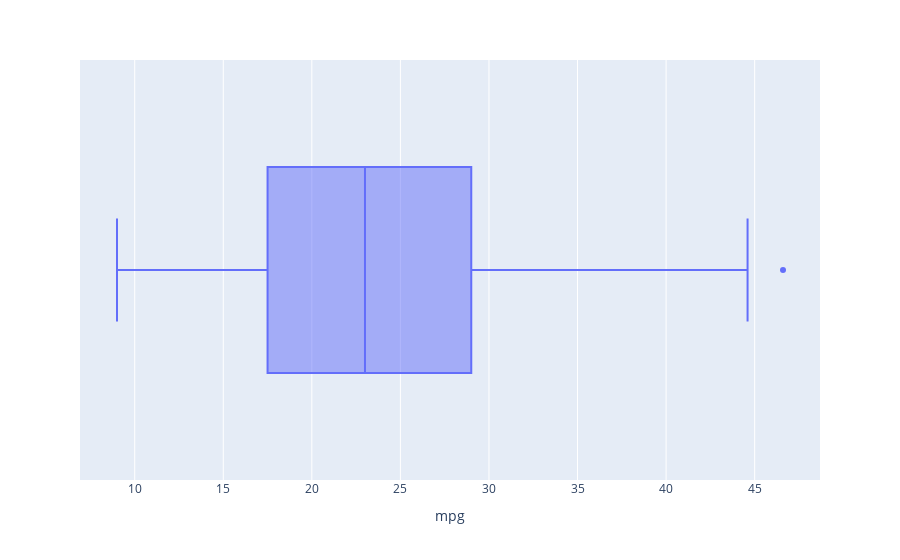

Notebook source saved alongside this figure:
### Code cell
px.box(mpg, x="mpg")

### Figure 1 — Plotly figure (JSON) as saved in the notebook; plotly's stock layout.template omitted (floating-point values rounded to 4 significant figures; data arrays with more than 128 entries replaced by an {"elided": "..."} marker saying what was removed)
{"data": [{"alignmentgroup": "True", "hovertemplate": "mpg=%{x}<extra></extra>", "legendgroup": "", "marker": {"color": "#636efa"}, "name": "", "notched": false, "offsetgroup": "", "orientation": "h", "showlegend": false, "type": "box", "x": {"elided": "398 float values"}, "x0": " ", "xaxis": "x", "y0": " ", "yaxis": "y"}], "layout": {"autosize": true, "boxmode": "group", "legend": {"tracegroupgap": 0}, "margin": {"t": 60}, "xaxis": {"anchor": "y", "autorange": true, "domain": [0, 1], "range": [6.911, 48.69], "title": {"text": "mpg"}, "type": "linear"}, "yaxis": {"anchor": "x", "autorange": true, "domain": [0, 1], "range": [-0.5, 0.5], "type": "category"}}}
